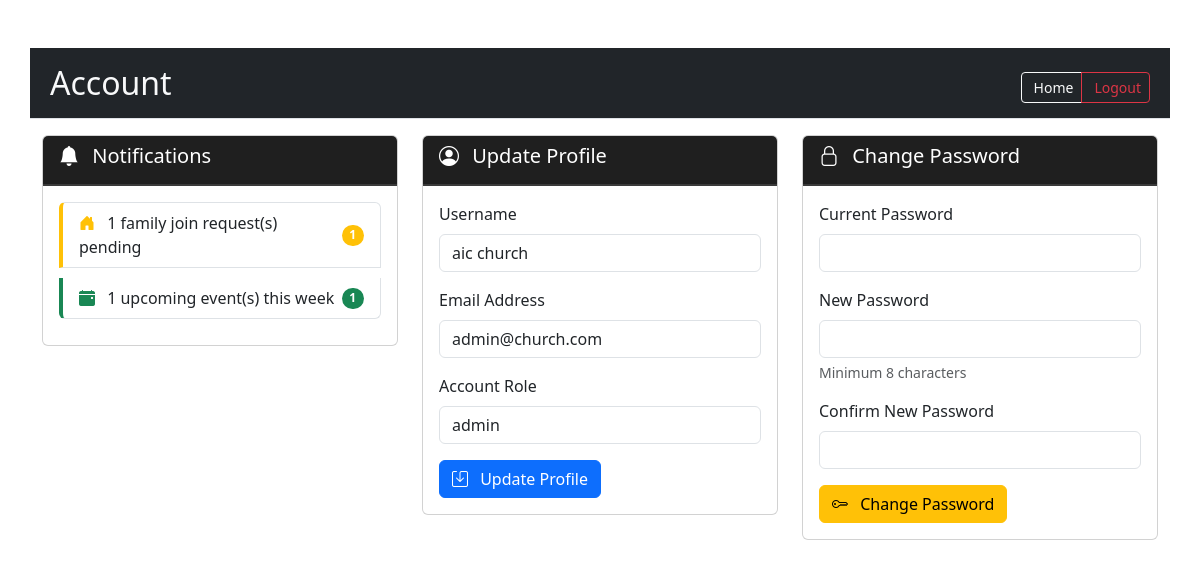
The page /admin/profile.php (signed in) on the database its author committed.
### tables this page shows
CREATE TABLE `users` (
  `id` int(11) NOT NULL,
  `username` varchar(50) NOT NULL,
  `email` varchar(100) NOT NULL,
  `is_active` tinyint(100) NOT NULL,
  `password` varchar(255) NOT NULL,
  `reset_token` varchar(64) DEFAULT NULL,
  `reset_expires` datetime DEFAULT NULL,
  `role` enum('guest','member','volunteer','church_leader','admin') DEFAULT 'member',
  `created_at` timestamp NOT NULL DEFAULT current_timestamp(),
  `status` enum('pending','active','rejected') DEFAULT 'active'
);

### admin/profile.php (the view, shortened to what this page needs)
<?php
require_once '../includes/auth.php';
$query = "SELECT * FROM users WHERE id = ?";
$stmt = $conn->prepare($query);
$stmt->bind_param("i", $_SESSION['user_id']);
$stmt->execute();
$result = $stmt->get_result();
$admin = $result->fetch_assoc();
$notifications = [];
$query = "SELECT COUNT(*) as count FROM family_join_requests WHERE status = 'pending'";
$stmt = $conn->prepare($query);
$stmt->execute();
$result = $stmt->get_result();
$pending_family = $result->fetch_assoc();
if ($pending_family['count'] > 0) {
    $notifications[] = [
        'type' => 'family_request',
        'count' => $pending_family['count'],
        'message' => $pending_family['count'] . " family join request(s) pending",
        'link' => 'manage_join_requests.php',
        'icon' => 'bi-house-door-fill',
        'color' => 'warning'
    ];
}
$query = "SELECT COUNT(*) as count FROM events WHERE date BETWEEN CURDATE() AND DATE_ADD(CURDATE(), INTERVAL 7 DAY)";
$stmt = $conn->prepare($query);
$stmt->execute();
$result = $stmt->get_result();
$upcoming_events = $result->fetch_assoc();
if ($upcoming_events['count'] > 0) {
    $notifications[] = [
        'type' => 'upcoming_event',
        'count' => $upcoming_events['count'],
        'message' => $upcoming_events['count'] . " upcoming event(s) this week",
        'link' => 'manage_events.php',
        'icon' => 'bi-calendar-event-fill',
        'color' => 'success'
    ];
}
?>
<!DOCTYPE html>
<html lang="en">
<head>
    <link href="https://cdn.jsdelivr.net/npm/bootstrap@5.3.0/dist/css/bootstrap.min.css" rel="stylesheet">
    <link href="https://cdn.jsdelivr.net/npm/bootstrap-icons/font/bootstrap-icons.css" rel="stylesheet">
    <link href="https://cdn.jsdelivr.net/npm/animate.css/animate.min.css" rel="stylesheet">
</head>
<body>
    <div class="container py-5">
        <div class="row">
            <div class="d-flex justify-content-between flex-wrap flex-md-nowrap align-items-center pt-3 pb-2 mb-3 bg-dark border-bottom">
                <h1 class="h2 text-light"><i class="fas fa-tachometer-alt me-2"></i> Account</h1>
                <div class="btn-toolbar mb-2 mb-md-0">
                    <div class="btn-group me-2">
                        <button type="button" class="btn btn-sm btn-outline-light">
                            <a class="nav-link" href="../index.php">
                                <i class="fas fa-house me-1"></i> Home
                            </a>
                        </button>
                        <button type="button" class="btn btn-sm btn-outline-danger" id="button_logout">
                            <a class="nav-link" href="../logout.php">
                                <i class="fas fa-door-open me-1"></i> Logout
                            </a>
                        </button>
                    </div>
                </div>
            </div>
            <div class="col-lg-4 mb-4">
                <div class="card animate__animated animate__fadeIn">
                    <div class="card-header text-white">
                        <h5><i class="bi bi-bell-fill me-2"></i> Notifications</h5>
                    </div>
                    <div class="card-body">
                        <?php if (empty($notifications)): ?>
                            <div class="text-center py-3">
                                <i class="bi bi-check-circle-fill text-success" style="font-size: 2rem;"></i>
                                <p class="mt-2">No new notifications</p>
                            </div>
                        <?php else: ?>
                            <div class="list-group">
                                <?php foreach ($notifications as $notification): ?>
                                    <a href="<?php echo $notification['link']; ?>"
                                       class="list-group-item list-group-item-action d-flex justify-content-between align-items-center notification-item notification-<?php echo $notification['color']; ?>">
                                        <div>
                                            <i class="bi <?php echo $notification['icon']; ?> me-2 text-<?php echo $notification['color']; ?>"></i>
                                            <?php echo $notification['message']; ?>
                                        </div>
                                        <span class="badge bg-<?php echo $notification['color']; ?> rounded-pill"><?php echo $notification['count']; ?></span>
                                    </a>
                                <?php endforeach; ?>
                            </div>
                        <?php endif; ?>
                    </div>
                </div>
            </div>
            <div class="col-lg-4 mb-4">
                <div class="card mb-4 animate__animated animate__fadeIn">
                    <div class="card-header text-white">
                        <h5><i class="bi bi-person-circle me-2"></i> Update Profile</h5>
                    </div>
                    <div class="card-body">
                        <form method="POST">
                            <div class="mb-3">
                                <label for="username" class="form-label">Username</label>
                                <input type="text" class="form-control" id="username" name="username" value="<?php echo htmlspecialchars($admin['username']); ?>" required>
                            </div>
                            <div class="mb-3">
                                <label for="email" class="form-label">Email Address</label>
                                <input type="email" class="form-control" id="email" name="email" value="<?php echo htmlspecialchars($admin['email']); ?>" required>
                            </div>
                            <div class="mb-3">
                                <label class="form-label">Account Role</label>
                                <input type="text" class="form-control" value="<?php echo htmlspecialchars($admin['role']); ?>" readonly>
                            </div>
                            <button type="submit" name="update_profile" class="btn btn-primary">
                                <i class="bi bi-save me-2"></i> Update Profile
                            </button>
                        </form>
                    </div>
                </div>
            </div>
            <div class="col-lg-4 mb-4">
                <div class="card mb-4 animate__animated animate__fadeIn">
                    <div class="card-header text-white">
                        <h5><i class="bi bi-lock me-2"></i> Change Password</h5>
                    </div>
                    <div class="card-body">
                        <form method="POST">
                            <div class="mb-3">
                                <label for="current_password" class="form-label">Current Password</label>
                                <input type="password" class="form-control" id="current_password" name="current_password" required>
                            </div>
                            <div class="mb-3">
                                <label for="new_password" class="form-label">New Password</label>
                                <input type="password" class="form-control" id="new_password" name="new_password" required>
                                <div class="form-text">Minimum 8 characters</div>
                            </div>
                            <div class="mb-3">
                                <label for="confirm_password" class="form-label">Confirm New Password</label>
                                <input type="password" class="form-control" id="confirm_password" name="confirm_password" required>
                            </div>
                            <button type="submit" name="change_password" class="btn btn-warning">
                                <i class="bi bi-key me-2"></i> Change Password
                            </button>
                        </form>
                    </div>
                </div>
            </div>
        </div>
    </div>
</body>
</html>

### admin/profile.php (style rules this page uses)
.card-header { background-color: #1F1F1F; border-bottom: 2px solid #3A3A3A; }
.notification-item { border-left: 4px solid; margin-bottom: 10px; transition: all 0.3s; }
.notification-warning { border-left-color: #ffc107; }
.notification-success { border-left-color: #198754; }

### rows shown on the page
users: username "aic church", email "admin@church.com", role "admin"

### other values the page prints
$notification['message'] "1 family join request(s) pending"
$notification['count'] "1"
$notification['message'] "1 upcoming event(s) this week"
